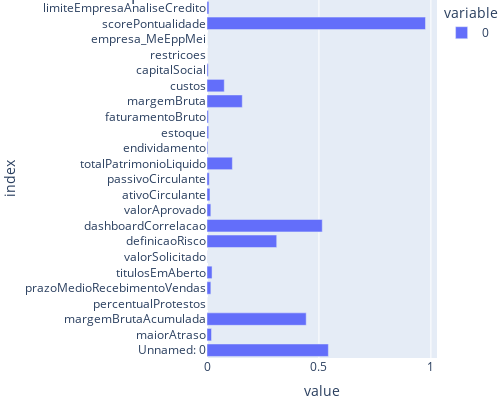

The notebook cell this image was saved under:
### Code cell
X_minmax = MinMaxScaler().fit_transform(df.values)
df_norm = pd.DataFrame(X_minmax)
df_norm.columns = df.columns
df_norm['cluster'] = modelo.labels_ #bestKmeans.labels_
        #df_norm.head()  

medias =  df_norm[ df_norm.cluster== 0].mean()
medias.drop(['cluster'], inplace = True)
df_medias=pd.DataFrame(medias)

fig0 = px.bar(df_medias, x=df_medias.columns, title="CLuster 0")
fig0.update_layout(margin=dict(l=0, r=0, b=0, t=0),autosize=False,height=400,width=500)
fig0.show()

### Figure 1 — Plotly figure (JSON) as saved in the notebook; plotly's stock layout.template omitted (floating-point values rounded to 4 significant figures)
{"data": [{"alignmentgroup": "True", "hovertemplate": "variable=0<br>value=%{x}<br>index=%{y}<extra></extra>", "legendgroup": "0", "marker": {"color": "#636efa", "pattern": {"shape": ""}}, "name": "0", "offsetgroup": "0", "orientation": "h", "showlegend": true, "textposition": "auto", "type": "bar", "x": [0.5421, 0.02016, 0.4431, 0.0001878, 0.0172, 0.02255, 0.000735, 0.3114, 0.5148, 0.01712, 0.01316, 0.01006, 0.1133, 0.003871, 0.007536, 0.006392, 0.1576, 0.07715, 0.005606, 0, 0, 0.976, 0.008592], "xaxis": "x", "y": ["Unnamed: 0", "maiorAtraso", "margemBrutaAcumulada", "percentualProtestos", "prazoMedioRecebimentoVendas", "titulosEmAberto", "valorSolicitado", "definicaoRisco", "dashboardCorrelacao", "valorAprovado", "ativoCirculante", "passivoCirculante", "totalPatrimonioLiquido", "endividamento", "estoque", "faturamentoBruto", "margemBruta", "custos", "capitalSocial", "restricoes", "empresa_MeEppMei", "scorePontualidade", "limiteEmpresaAnaliseCredito"], "yaxis": "y"}], "layout": {"autosize": false, "barmode": "relative", "height": 400, "legend": {"title": {"text": "variable"}, "tracegroupgap": 0}, "margin": {"b": 0, "l": 0, "r": 0, "t": 0}, "title": {"text": "Wide-Form Input"}, "width": 500, "xaxis": {"anchor": "y", "domain": [0, 1], "title": {"text": "value"}}, "yaxis": {"anchor": "x", "domain": [0, 1], "title": {"text": "index"}}}}
